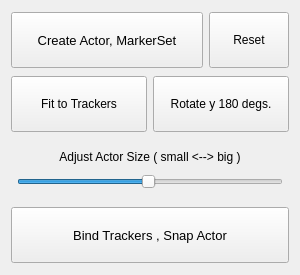
<?xml version="1.0" encoding="UTF-8"?>
<ui version="4.0">
 <class>toolWidget</class>
 <widget class="QWidget" name="toolWidget">
  <property name="geometry">
   <rect>
    <x>0</x>
    <y>0</y>
    <width>300</width>
    <height>275</height>
   </rect>
  </property>
  <property name="windowTitle">
   <string>Form</string>
  </property>
  <layout class="QVBoxLayout" name="verticalLayout_3">
   <property name="topMargin">
    <number>12</number>
   </property>
   <property name="bottomMargin">
    <number>12</number>
   </property>
   <item>
    <layout class="QVBoxLayout" name="verticalLayout_2">
     <property name="spacing">
      <number>8</number>
     </property>
     <item>
      <layout class="QHBoxLayout" name="horizontalLayout_2">
       <property name="spacing">
        <number>6</number>
       </property>
       <item>
        <widget class="QPushButton" name="CreateButton">
         <property name="enabled">
          <bool>true</bool>
         </property>
         <property name="sizePolicy">
          <sizepolicy hsizetype="MinimumExpanding" vsizetype="Expanding">
           <horstretch>0</horstretch>
           <verstretch>0</verstretch>
          </sizepolicy>
         </property>
         <property name="minimumSize">
          <size>
           <width>0</width>
           <height>0</height>
          </size>
         </property>
         <property name="font">
          <font>
           <pointsize>10</pointsize>
          </font>
         </property>
         <property name="text">
          <string>Create Actor, MarkerSet</string>
         </property>
        </widget>
       </item>
       <item>
        <widget class="QPushButton" name="ResetButton">
         <property name="sizePolicy">
          <sizepolicy hsizetype="Minimum" vsizetype="Expanding">
           <horstretch>0</horstretch>
           <verstretch>0</verstretch>
          </sizepolicy>
         </property>
         <property name="minimumSize">
          <size>
           <width>0</width>
           <height>0</height>
          </size>
         </property>
         <property name="text">
          <string>Reset</string>
         </property>
        </widget>
       </item>
      </layout>
     </item>
     <item>
      <layout class="QHBoxLayout" name="horizontalLayout">
       <property name="spacing">
        <number>6</number>
       </property>
       <item>
        <widget class="QPushButton" name="FitTrackerButton">
         <property name="sizePolicy">
          <sizepolicy hsizetype="MinimumExpanding" vsizetype="Expanding">
           <horstretch>0</horstretch>
           <verstretch>0</verstretch>
          </sizepolicy>
         </property>
         <property name="minimumSize">
          <size>
           <width>0</width>
           <height>0</height>
          </size>
         </property>
         <property name="text">
          <string>Fit to Trackers</string>
         </property>
        </widget>
       </item>
       <item>
        <widget class="QPushButton" name="RotateButton">
         <property name="sizePolicy">
          <sizepolicy hsizetype="MinimumExpanding" vsizetype="Expanding">
           <horstretch>0</horstretch>
           <verstretch>0</verstretch>
          </sizepolicy>
         </property>
         <property name="minimumSize">
          <size>
           <width>0</width>
           <height>0</height>
          </size>
         </property>
         <property name="text">
          <string>Rotate y 180 degs.</string>
         </property>
        </widget>
       </item>
      </layout>
     </item>
     <item>
      <layout class="QVBoxLayout" name="verticalLayout">
       <property name="spacing">
        <number>10</number>
       </property>
       <property name="leftMargin">
        <number>6</number>
       </property>
       <property name="topMargin">
        <number>10</number>
       </property>
       <property name="rightMargin">
        <number>6</number>
       </property>
       <property name="bottomMargin">
        <number>10</number>
       </property>
       <item>
        <widget class="QLabel" name="label">
         <property name="sizePolicy">
          <sizepolicy hsizetype="Expanding" vsizetype="MinimumExpanding">
           <horstretch>0</horstretch>
           <verstretch>0</verstretch>
          </sizepolicy>
         </property>
         <property name="font">
          <font>
           <pointsize>9</pointsize>
          </font>
         </property>
         <property name="text">
          <string>&lt;html&gt;&lt;head/&gt;&lt;body&gt;&lt;p&gt;Adjust Actor Size ( small &amp;lt;--&amp;gt; big )&lt;/p&gt;&lt;/body&gt;&lt;/html&gt;</string>
         </property>
         <property name="alignment">
          <set>Qt::AlignmentFlag::AlignCenter</set>
         </property>
        </widget>
       </item>
       <item>
        <widget class="QSlider" name="horizontalSlider">
         <property name="sizePolicy">
          <sizepolicy hsizetype="Expanding" vsizetype="Preferred">
           <horstretch>0</horstretch>
           <verstretch>0</verstretch>
          </sizepolicy>
         </property>
         <property name="minimum">
          <number>1</number>
         </property>
         <property name="maximum">
          <number>100</number>
         </property>
         <property name="sliderPosition">
          <number>50</number>
         </property>
         <property name="tracking">
          <bool>false</bool>
         </property>
         <property name="orientation">
          <enum>Qt::Orientation::Horizontal</enum>
         </property>
        </widget>
       </item>
      </layout>
     </item>
     <item>
      <widget class="QPushButton" name="BindButton">
       <property name="sizePolicy">
        <sizepolicy hsizetype="MinimumExpanding" vsizetype="Expanding">
         <horstretch>0</horstretch>
         <verstretch>0</verstretch>
        </sizepolicy>
       </property>
       <property name="minimumSize">
        <size>
         <width>0</width>
         <height>0</height>
        </size>
       </property>
       <property name="font">
        <font>
         <pointsize>10</pointsize>
        </font>
       </property>
       <property name="text">
        <string>Bind Trackers , Snap Actor</string>
       </property>
      </widget>
     </item>
    </layout>
   </item>
  </layout>
 </widget>
 <resources/>
 <connections/>
</ui>
